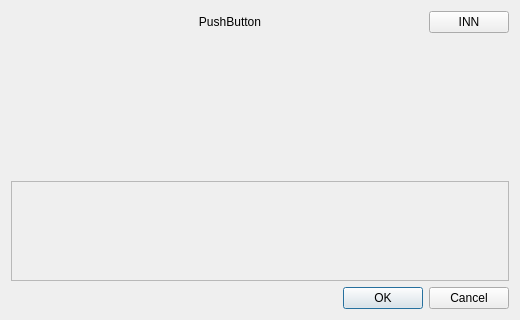
<?xml version="1.0" encoding="UTF-8"?>
<ui version="4.0">
 <class>DrugsWidget::Internal::DosageDialog</class>
 <widget class="QDialog" name="DrugsWidget::Internal::DosageDialog">
  <property name="geometry">
   <rect>
    <x>0</x>
    <y>0</y>
    <width>520</width>
    <height>320</height>
   </rect>
  </property>
  <property name="sizePolicy">
   <sizepolicy hsizetype="Fixed" vsizetype="Minimum">
    <horstretch>0</horstretch>
    <verstretch>0</verstretch>
   </sizepolicy>
  </property>
  <property name="windowTitle">
   <string/>
  </property>
  <layout class="QGridLayout" name="gridLayout_4">
   <item row="0" column="0" colspan="2">
    <layout class="QHBoxLayout" name="horizontalLayout_4">
     <item>
      <widget class="QLabel" name="iconInteractionLabel">
       <property name="minimumSize">
        <size>
         <width>20</width>
         <height>20</height>
        </size>
       </property>
       <property name="maximumSize">
        <size>
         <width>20</width>
         <height>20</height>
        </size>
       </property>
       <property name="text">
        <string/>
       </property>
      </widget>
     </item>
     <item>
      <widget class="QPushButton" name="drugNameButton">
       <property name="sizePolicy">
        <sizepolicy hsizetype="Expanding" vsizetype="Minimum">
         <horstretch>0</horstretch>
         <verstretch>0</verstretch>
        </sizepolicy>
       </property>
       <property name="text">
        <string>PushButton</string>
       </property>
       <property name="flat">
        <bool>true</bool>
       </property>
      </widget>
     </item>
     <item>
      <widget class="QPushButton" name="innButton">
       <property name="toolTip">
        <string>Prescribe in INN mode</string>
       </property>
       <property name="text">
        <string>INN</string>
       </property>
       <property name="checkable">
        <bool>true</bool>
       </property>
      </widget>
     </item>
    </layout>
   </item>
   <item row="3" column="0" colspan="2">
    <widget class="QTextEdit" name="resultTextBrowser">
     <property name="enabled">
      <bool>false</bool>
     </property>
     <property name="maximumSize">
      <size>
       <width>16777215</width>
       <height>100</height>
      </size>
     </property>
     <property name="readOnly">
      <bool>true</bool>
     </property>
     <property name="html">
      <string>&lt;!DOCTYPE HTML PUBLIC &quot;-//W3C//DTD HTML 4.0//EN&quot; &quot;http://www.w3.org/TR/REC-html40/strict.dtd&quot;&gt;
&lt;html&gt;&lt;head&gt;&lt;meta name=&quot;qrichtext&quot; content=&quot;1&quot; /&gt;&lt;style type=&quot;text/css&quot;&gt;
p, li { white-space: pre-wrap; }
&lt;/style&gt;&lt;/head&gt;&lt;body style=&quot; font-family:'Lucida Grande'; font-size:13pt; font-weight:400; font-style:normal;&quot;&gt;
&lt;p style=&quot;-qt-paragraph-type:empty; margin-top:0px; margin-bottom:0px; margin-left:0px; margin-right:0px; -qt-block-indent:0; text-indent:0px;&quot;&gt;&lt;br /&gt;&lt;/p&gt;&lt;/body&gt;&lt;/html&gt;</string>
     </property>
    </widget>
   </item>
   <item row="4" column="0">
    <spacer name="horizontalSpacer">
     <property name="orientation">
      <enum>Qt::Horizontal</enum>
     </property>
     <property name="sizeHint" stdset="0">
      <size>
       <width>322</width>
       <height>20</height>
      </size>
     </property>
    </spacer>
   </item>
   <item row="4" column="1">
    <widget class="QDialogButtonBox" name="buttonBox">
     <property name="sizePolicy">
      <sizepolicy hsizetype="Fixed" vsizetype="Fixed">
       <horstretch>0</horstretch>
       <verstretch>0</verstretch>
      </sizepolicy>
     </property>
     <property name="orientation">
      <enum>Qt::Horizontal</enum>
     </property>
     <property name="standardButtons">
      <set>QDialogButtonBox::Cancel|QDialogButtonBox::Ok</set>
     </property>
    </widget>
   </item>
   <item row="1" column="0" colspan="2">
    <widget class="DosageViewer" name="dosageViewer" native="true">
     <property name="sizePolicy">
      <sizepolicy hsizetype="Expanding" vsizetype="Expanding">
       <horstretch>0</horstretch>
       <verstretch>0</verstretch>
      </sizepolicy>
     </property>
    </widget>
   </item>
  </layout>
 </widget>
 <customwidgets>
  <customwidget>
   <class>DosageViewer</class>
   <extends>QWidget</extends>
   <header location="global">dosagedialog/dosageviewer.h</header>
   <container>1</container>
  </customwidget>
 </customwidgets>
 <resources/>
 <connections>
  <connection>
   <sender>buttonBox</sender>
   <signal>accepted()</signal>
   <receiver>DrugsWidget::Internal::DosageDialog</receiver>
   <slot>accept()</slot>
   <hints>
    <hint type="sourcelabel">
     <x>731</x>
     <y>424</y>
    </hint>
    <hint type="destinationlabel">
     <x>157</x>
     <y>274</y>
    </hint>
   </hints>
  </connection>
  <connection>
   <sender>buttonBox</sender>
   <signal>rejected()</signal>
   <receiver>DrugsWidget::Internal::DosageDialog</receiver>
   <slot>reject()</slot>
   <hints>
    <hint type="sourcelabel">
     <x>731</x>
     <y>424</y>
    </hint>
    <hint type="destinationlabel">
     <x>286</x>
     <y>274</y>
    </hint>
   </hints>
  </connection>
 </connections>
</ui>
